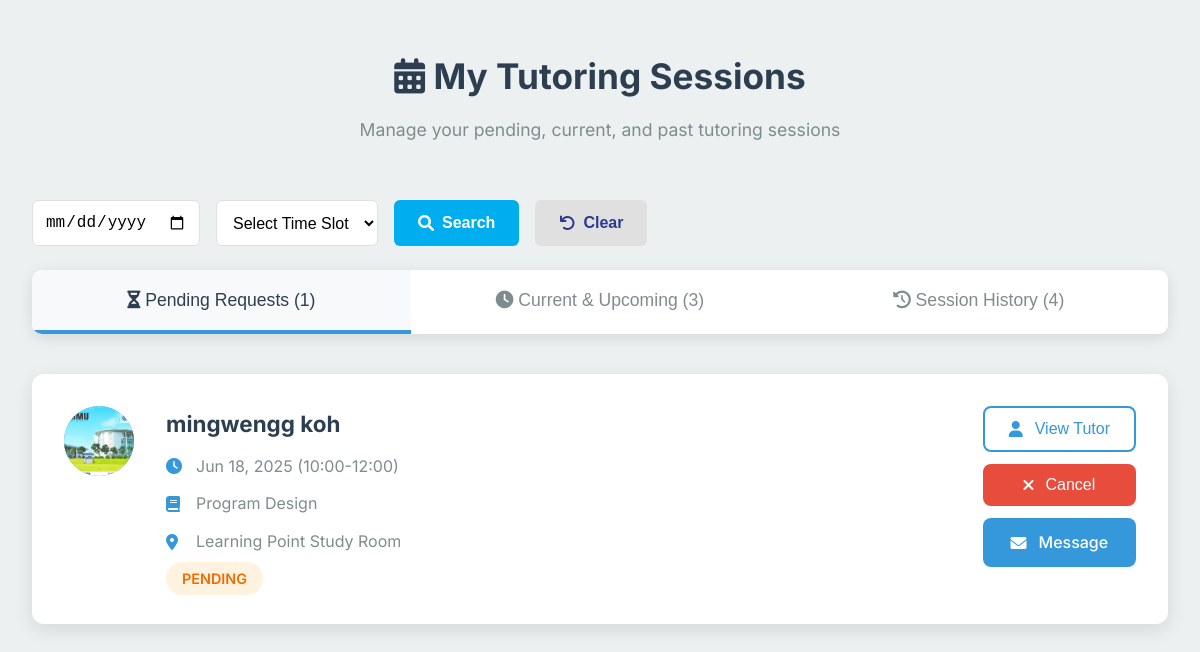
The app's page /student_sessions.php (signed in) with its own data.
### tables this page shows
CREATE TABLE `session_requests` (
  `request_id` int(11) NOT NULL,
  `tutor_id` int(11) NOT NULL,
  `student_id` int(11) NOT NULL,
  `course_id` int(11) NOT NULL,
  `location_id` int(11) NOT NULL,
  `time_slot` varchar(20) NOT NULL,
  `selected_date` date NOT NULL,
  `notes` text DEFAULT NULL,
  `status` enum('pending','confirmed','rejected','completed','cancelled') NOT NULL DEFAULT 'pending',
  `created_at` datetime NOT NULL
);

CREATE TABLE `user` (
  `user_id` int(11) NOT NULL,
  `username` varchar(50) NOT NULL,
  `password` varchar(255) DEFAULT NULL,
  `email` varchar(100) NOT NULL,
  `role` enum('student','tutor','admin') NOT NULL,
  `first_name` varchar(50) NOT NULL,
  `last_name` varchar(50) NOT NULL,
  `phone` varchar(20) DEFAULT NULL,
  `profile_image` varchar(255) DEFAULT NULL,
  `is_active` tinyint(1) DEFAULT 1,
  `created_at` timestamp NOT NULL DEFAULT current_timestamp(),
  `last_login` datetime DEFAULT NULL,
  `reset_token_hash` varchar(64) DEFAULT NULL,
  `reset_token_expires_at` datetime DEFAULT NULL
);

CREATE TABLE `course` (
  `id` int(11) NOT NULL,
  `course_name` varchar(100) NOT NULL,
  `details` text DEFAULT NULL,
  `status` enum('active','inactive') DEFAULT 'active',
  `created_at` timestamp NOT NULL DEFAULT current_timestamp(),
  `updated_at` timestamp NOT NULL DEFAULT current_timestamp() ON UPDATE current_timestamp()
);

CREATE TABLE `location` (
  `location_id` int(11) NOT NULL,
  `location_name` varchar(100) NOT NULL
);

### student_sessions.php (the view, shortened to what this page needs)
<?php
require_once 'db_connection.php';
$student_id = $_SESSION['user_id'];
$error_message = isset($_SESSION['error']) ? $_SESSION['error'] : '';
$active_tab = isset($_POST['active_tab']) ? $_POST['active_tab'] : (isset($_SESSION['active_tab']) ? $_SESSION['active_tab'] : 'pending');
$search_date = isset($_POST['search_date']) ? trim($_POST['search_date']) : '';
$search_time_slot = isset($_POST['search_time_slot']) ? trim($_POST['search_time_slot']) : '';
try {
    $query = "
        SELECT sr.request_id, sr.selected_date, sr.time_slot, sr.status, sr.notes,
               u.user_id as tutor_id, u.first_name as tutor_first_name, u.last_name as tutor_last_name,
               u.email as tutor_email, u.profile_image as tutor_image,
               c.course_name,
               l.location_name
        FROM session_requests sr
        JOIN user u ON sr.tutor_id = u.user_id
        JOIN course c ON sr.course_id = c.id
        LEFT JOIN location l ON sr.location_id = l.location_id
        WHERE sr.student_id = ? AND sr.status = 'pending'
    ";
    $query .= " ORDER BY sr.created_at ASC";
    $stmt = $conn->prepare($query);
    if ($search_date !== '' || $search_time_slot !== '') {
        $stmt->bind_param("isssi", $student_id, $search_date, $search_date, $search_time_slot, $search_time_slot);
    } else {
        $stmt->bind_param("i", $student_id);
    }
    $stmt->execute();
    $pending_requests = $stmt->get_result()->fetch_all(MYSQLI_ASSOC);
} catch (Exception $e) {
    error_log("Pending requests error: " . $e->getMessage());
    $pending_requests = [];
    $error_message = $error_message ?: "Failed to load pending requests.";
    $_SESSION['error'] = $error_message;
}
try {
    $query = "
        SELECT s.session_id, s.start_datetime, s.end_datetime, s.status, s.cancellation_reason,
               u.user_id as tutor_id, u.first_name as tutor_first_name, u.last_name as tutor_last_name,
               u.email as tutor_email, u.profile_image as tutor_image,
               c.course_name,
               l.location_name,
               r.rating, r.comment
        FROM session s
        JOIN user u ON s.tutor_id = u.user_id
        JOIN course c ON s.course_id = c.id
        LEFT JOIN location l ON s.location_id = l.location_id
        LEFT JOIN review r ON s.session_id = r.session_id AND r.student_id = ?
        WHERE s.student_id = ? AND s.start_datetime >= NOW()
    ";
    $query .= " ORDER BY s.start_datetime ASC";
    $stmt = $conn->prepare($query);
    if ($search_date !== '' || $search_time_slot !== '') {
        $stmt->bind_param("iisssi", $student_id, $student_id, $search_date, $search_date, $search_time_slot, $search_time_slot);
    } else {
        $stmt->bind_param("ii", $student_id, $student_id);
    }
    $stmt->execute();
    $current_sessions = $stmt->get_result()->fetch_all(MYSQLI_ASSOC);
} catch (Exception $e) {
    error_log("Current sessions error: " . $e->getMessage());
    $current_sessions = [];
    $error_message = $error_message ?: "Failed to load current sessions.";
    $_SESSION['error'] = $error_message;
}
try {
    $query = "
        SELECT s.session_id, s.start_datetime, s.end_datetime, s.status, s.cancellation_reason,
               u.user_id as tutor_id, u.first_name as tutor_first_name, u.last_name as tutor_last_name,
               u.email as tutor_email, u.profile_image as tutor_image,
               c.course_name,
               l.location_name,
               r.rating, r.comment
        FROM session s
        JOIN user u ON s.tutor_id = u.user_id
        JOIN course c ON s.course_id = c.id
        LEFT JOIN location l ON s.location_id = l.location_id
        LEFT JOIN review r ON s.session_id = r.session_id AND r.student_id = ?
        WHERE s.student_id = ? AND (s.start_datetime < NOW() OR s.status IN ('completed', 'cancelled'))
    ";
    $query .= " ORDER BY s.start_datetime DESC";
    $stmt = $conn->prepare($query);
    if ($search_date !== '' || $search_time_slot !== '') {
        $stmt->bind_param("iisssi", $student_id, $student_id, $search_date, $search_date, $search_time_slot, $search_time_slot);
    } else {
        $stmt->bind_param("ii", $student_id, $student_id);
    }
    $stmt->execute();
    $past_sessions = $stmt->get_result()->fetch_all(MYSQLI_ASSOC);
} catch (Exception $e) {
    error_log("Past sessions error: " . $e->getMessage());
    $past_sessions = [];
    $error_message = $error_message ?: "Failed to load past sessions.";
    $_SESSION['error'] = $error_message;
}
?>
<!DOCTYPE html>
<html lang="en">
<head>
    <link rel="stylesheet" href="https://cdnjs.cloudflare.com/ajax/libs/font-awesome/6.6.0/css/all.min.css">
    <link rel="stylesheet" href="css/stud_session.css">
</head>
<body>
    <?php
    $header_file = 'header/stud_head.php';
    if (file_exists($header_file)) {
        include $header_file;
    } else {
        error_log("Header file not found: $header_file");
        echo '<div class="alert alert-error"><i class="fas fa-exclamation-circle"></i> Header file not found. Please contact support.</div>';
    }
    ?>
    <main class="main">
        <div class="page-header">
            <h1><i class="fas fa-calendar-alt"></i> My Tutoring Sessions</h1>
            <p>Manage your pending, current, and past tutoring sessions</p>
        </div>
        <form method="post" action="student_sessions.php" class="search-form">
            <input type="date" name="search_date" value="<?php echo htmlspecialchars($search_date); ?>">
            <select name="search_time_slot">
                <option value="">Select Time Slot</option>
            </select>
            <button type="submit" name="search" class="btn btn-search"><i class="fas fa-search"></i> Search</button>
            <button type="submit" name="clear_search" class="btn btn-clear"><i class="fas fa-undo"></i> Clear</button>
        </form>
        <div class="tabs">
            <button class="tab <?php echo $active_tab === 'pending' ? 'active' : ''; ?>" onclick="showTab('pending')">
                <i class="fas fa-hourglass-half"></i>
                Pending Requests (<?php echo count($pending_requests); ?>)
            </button>
            <button class="tab <?php echo $active_tab === 'current' ? 'active' : ''; ?>" onclick="showTab('current')">
                <i class="fas fa-clock"></i>
                Current & Upcoming (<?php echo count($current_sessions); ?>)
            </button>
            <button class="tab <?php echo $active_tab === 'history' ? 'active' : ''; ?>" onclick="showTab('history')">
                <i class="fas fa-history"></i>
                Session History (<?php echo count($past_sessions); ?>)
            </button>
        </div>
        <div id="pending-tab" class="tab-content <?php echo $active_tab === 'pending' ? 'active' : ''; ?>">
            <div class="session-list">
                <?php if (empty($pending_requests)): ?>
                    <div class="empty-state">
                        <i class="fas fa-hourglass-start"></i>
                        <h3>No pending session requests</h3>
                        <p>You don't have any pending session requests.</p>
                        <a href="find_tutors.php" class="btn btn-primary">
                            <i class="fas fa-user-plus"></i>
                            Find a Tutor
                        </a>
                    </div>
                <?php else: ?>
                    <?php foreach ($pending_requests as $request): ?>
                        <div class="session-card">
                            <div class="session-tutor">
                                <div class="session-avatar">
                                    <?php if ($request['tutor_image']): ?>
                                        <img src="<?php echo htmlspecialchars($request['tutor_image']); ?>"
                                            alt="<?php echo htmlspecialchars($request['tutor_first_name']); ?>">
                                    <?php else: ?>
                                        <?php echo strtoupper(substr($request['tutor_first_name'], 0, 1)); ?>
                                    <?php endif; ?>
                                </div>
                            </div>
                            <div class="session-details">
                                <h3><?php echo htmlspecialchars($request['tutor_first_name'] . ' ' . $request['tutor_last_name']); ?></h3>
                                <div class="session-time">
                                    <i class="fas fa-clock"></i>
                                    <span><?php echo date('M j, Y', strtotime($request['selected_date'])); ?> (<?php echo htmlspecialchars($request['time_slot']); ?>)</span>
                                </div>
                                <div class="session-course">
                                    <i class="fas fa-book"></i>
                                    <span><?php echo htmlspecialchars($request['course_name']); ?></span>
                                </div>
                                <?php if ($request['location_name']): ?>
                                    <div class="session-location">
                                        <i class="fas fa-map-marker-alt"></i>
                                        <span><?php echo htmlspecialchars($request['location_name']); ?></span>
                                    </div>
                                <?php endif; ?>
                                <span class="status-badge status-<?php echo $request['status']; ?>">
                                    <?php echo ucfirst($request['status']); ?>
                                </span>
                            </div>
                            <div class="session-actions">
                                <button class="btn btn-outline" onclick="viewTutorDetails(<?php echo $request['tutor_id']; ?>)">
                                    <i class="fas fa-user"></i>
                                    View Tutor
                                </button>
                                <button class="btn btn-danger" onclick="cancelSession(<?php echo $request['request_id']; ?>, 'request')">
                                    <i class="fas fa-times"></i>
                                    Cancel
                                </button>
                                <a href="messages.php?tutor_id=<?php echo $request['tutor_id']; ?>" class="btn btn-primary">
                                    <i class="fas fa-envelope"></i>
                                    Message
                                </a>
                            </div>
                        </div>
                    <?php endforeach; ?>
                <?php endif; ?>
            </div>
        </div>
</body>
</html>

### css/stud_session.css (style rules this page uses)
:root { --primary: #2c3e50; --secondary: #3498db; --success: #27ae60; --danger: #e74c3c; --warning: #f39c12; --light: #ecf0f1; --dark: #34495e; --gray: #bdc3c7; --light-gray: #f8f9fa; --dark-gray: #7f8c8d; }
* { margin: 0; padding: 0; box-sizing: border-box; }
body { font-family: 'Segoe UI', Tahoma, Geneva, Verdana, sans-serif; background-color: var(--light); color: var(--dark); line-height: 1.6; }
.main { max-width: 1200px; margin: 2rem auto; padding: 0 2rem; }
.tabs { display: flex; background: white; border-radius: 8px; box-shadow: 0 2px 10px rgba(0, 0, 0, 0.1); margin-bottom: 2rem; overflow: hidden; }
.tab { flex: 1; padding: 1rem 2rem; background: white; border: none; cursor: pointer; font-size: 1rem; color: var(--dark-gray); transition: all 0.3s; border-bottom: 3px solid transparent; }
.tab.active { color: var(--primary); border-bottom-color: var(--secondary); background-color: var(--light-gray); }
.tab-content { display: none; }
.tab-content.active { display: block; }
.session-list { display: grid; gap: 1.5rem; }
.session-card { background: white; border-radius: 12px; padding: 1.5rem; box-shadow: 0 4px 15px rgba(0, 0, 0, 0.1); transition: transform 0.3s, box-shadow 0.3s; display: grid; grid-template-columns: auto 1fr auto; gap: 1.5rem; align-items: start; }
.session-tutor { display: flex; align-items: center; gap: 1rem; }
.session-avatar { width: 60px; height: 60px; border-radius: 50%; background: var(--secondary); display: flex; align-items: center; justify-content: center; color: white; font-weight: bold; font-size: 1.2rem; overflow: hidden; }
.session-avatar img { width: 100%; height: 100%; object-fit: cover; }
.session-details { flex: 1; }
.session-details h3 { color: var(--primary); margin-bottom: 0.5rem; }
.session-time, .session-course, .session-location { display: flex; align-items: center; gap: 0.5rem; margin-bottom: 0.5rem; color: var(--dark-gray); }
.session-time i, .session-course i, .session-location i { width: 16px; color: var(--secondary); }
.session-actions { display: flex; flex-direction: column; gap: 0.5rem; }
.btn { padding: 0.5rem 1rem; border: none; border-radius: 6px; cursor: pointer; text-decoration: none; text-align: center; font-size: 0.9rem; transition: all 0.3s; display: inline-flex; align-items: center; justify-content: center; gap: 0.5rem; }
.btn-primary { background: var(--secondary); color: white; }
.btn-danger { background: var(--danger); color: white; }
.btn-outline { background: transparent; border: 2px solid var(--secondary); color: var(--secondary); }
.status-badge { padding: 0.25rem 0.75rem; border-radius: 20px; font-size: 0.8rem; font-weight: bold; text-transform: uppercase; }
.status-pending { background: #fff3e0; color: #ef6c00; }

### student_sessions.php (style rules this page uses)
.search-form { display: flex; gap: 1rem; margin-bottom: 1.5rem; flex-wrap: wrap; }
.search-form input[type="date"], .search-form select { padding: 0.75rem; border: 1px solid #e0e0e0; border-radius: 6px; font-size: 1rem; background-color: #fff; min-width: 150px; }
.search-form button { padding: 0.75rem 1.5rem; border: none; border-radius: 6px; cursor: pointer; font-size: 1rem; font-weight: 600; display: inline-flex; align-items: center; gap: 0.5rem; transition: background-color 0.2s; }
.search-form .btn-search { background-color: #00AEEF; color: white; }
.search-form .btn-clear { background-color: #e0e0e0; color: #2B3990; }

### records on screen
session_requests: tutor.profile_image (picture), tutor.last_name "mingwengg koh", selected_date "Jun 18, 2025", time_slot "10:00-12:00", course.course_name "Program Design", location.location_name "Learning Point Study Room", status "PENDING"

### other values on screen
count($pending_requests) "1"
count($current_sessions) "3"
count($past_sessions) "4"
